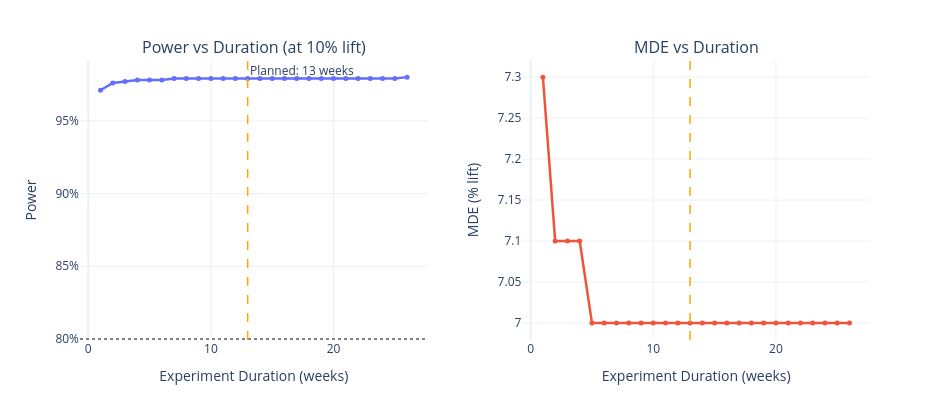

This figure's notebook cell:
### Markdown cell above
### 1.5. Duration: Is 13 Weeks Enough?

Longer experiments reduce within-client noise (weekly fluctuations average out). But, longer experiments also cost more in holdout opportunity cost — control clients miss the intervention for longer. Where's the sweet spot?

The variance model: Var(W-week volume) = W²·σ²_between + W·σ²_within. Between-client variance (some trade $500M, others $10M) scales with W², while within-client noise (same client trades $50M one week, $80M the next) scales with W. So duration mainly helps when within-client noise is large relative to between-client differences.

### Code cell
duration = duration_power_tradeoff(
    pre_activity, n_t_planned, n_c_planned, effect_pct=0.10
)

fig = make_subplots(
    rows=1,
    cols=2,
    subplot_titles=["Power vs Duration (at 10% lift)", "MDE vs Duration"],
    horizontal_spacing=0.12,
)

fig.add_trace(
    go.Scatter(
        x=duration["weeks"],
        y=duration["power_at_target_effect"],
        mode="lines+markers",
        name="Power",
        line=dict(color="#636EFA", width=2.5),
        marker=dict(size=5),
        hovertemplate="Week %{x}<br>Power: %{y:.1%}<extra></extra>",
    ),
    row=1,
    col=1,
)

fig.add_hline(y=0.80, line_dash="dot", line_color="gray", row=1, col=1)
fig.add_vline(
    x=13,
    line_dash="dash",
    line_color="orange",
    line_width=1.5,
    annotation_text="Planned: 13 weeks",
    row=1,
    col=1,
)

fig.add_trace(
    go.Scatter(
        x=duration["weeks"],
        y=duration["mde_pct"],
        mode="lines+markers",
        name="MDE (%)",
        line=dict(color="#EF553B", width=2.5),
        marker=dict(size=5),
        hovertemplate="Week %{x}<br>MDE: %{y:.1f}%<extra></extra>",
    ),
    row=1,
    col=2,
)

fig.add_vline(x=13, line_dash="dash", line_color="orange", line_width=1.5, row=1, col=2)

fig.update_yaxes(title_text="Power", tickformat=".0%", row=1, col=1)
fig.update_yaxes(title_text="MDE (% lift)", row=1, col=2)
fig.update_xaxes(title_text="Experiment Duration (weeks)", row=1, col=1)
fig.update_xaxes(title_text="Experiment Duration (weeks)", row=1, col=2)

fig.update_layout(
    template="plotly_white", width=950, height=420, showlegend=False, margin=dict(t=60)
)

fig.show()

week13 = duration[duration["weeks"] == 13].iloc[0]
print(
    f'At 13 weeks: Power = {week13["power_at_target_effect"]:.0%}, MDE = {week13["mde_pct"]}%'
)
print(f"→ 13 weeks is sufficient for a 10% lift. Proceeding with one-quarter duration.")

### Figure 1 — Plotly figure (JSON) as saved in the notebook; plotly's stock layout.template omitted (floating-point values rounded to 4 significant figures)
{"data": [{"hovertemplate": "Week %{x}<br>Power: %{y:.1%}<extra></extra>", "line": {"color": "#636EFA", "width": 2.5}, "marker": {"size": 5}, "mode": "lines+markers", "name": "Power", "type": "scatter", "x": [1, 2, 3, 4, 5, 6, 7, 8, 9, 10, 11, 12, 13, 14, 15, 16, 17, 18, 19, 20, 21, 22, 23, 24, 25, 26], "xaxis": "x", "y": [0.971, 0.976, 0.977, 0.978, 0.978, 0.978, 0.979, 0.979, 0.979, 0.979, 0.979, 0.979, 0.979, 0.979, 0.979, 0.979, 0.979, 0.979, 0.979, 0.979, 0.979, 0.979, 0.979, 0.979, 0.979, 0.98], "yaxis": "y"}, {"hovertemplate": "Week %{x}<br>MDE: %{y:.1f}%<extra></extra>", "line": {"color": "#EF553B", "width": 2.5}, "marker": {"size": 5}, "mode": "lines+markers", "name": "MDE (%)", "type": "scatter", "x": [1, 2, 3, 4, 5, 6, 7, 8, 9, 10, 11, 12, 13, 14, 15, 16, 17, 18, 19, 20, 21, 22, 23, 24, 25, 26], "xaxis": "x2", "y": [7.3, 7.1, 7.1, 7.1, 7.0, 7.0, 7.0, 7.0, 7.0, 7.0, 7.0, 7.0, 7.0, 7.0, 7.0, 7.0, 7.0, 7.0, 7.0, 7.0, 7.0, 7.0, 7.0, 7.0, 7.0, 7.0], "yaxis": "y2"}], "layout": {"annotations": [{"font": {"size": 16}, "showarrow": false, "text": "Power vs Duration (at 10% lift)", "x": 0.22, "xanchor": "center", "xref": "paper", "y": 1, "yanchor": "bottom", "yref": "paper"}, {"font": {"size": 16}, "showarrow": false, "text": "MDE vs Duration", "x": 0.78, "xanchor": "center", "xref": "paper", "y": 1, "yanchor": "bottom", "yref": "paper"}, {"showarrow": false, "text": "Planned: 13 weeks", "x": 13, "xanchor": "left", "xref": "x", "y": 1, "yanchor": "top", "yref": "y domain"}], "height": 420, "margin": {"t": 60}, "shapes": [{"line": {"color": "gray", "dash": "dot"}, "type": "line", "x0": 0, "x1": 1, "xref": "x domain", "y0": 0.8, "y1": 0.8, "yref": "y"}, {"line": {"color": "orange", "dash": "dash", "width": 1.5}, "type": "line", "x0": 13, "x1": 13, "xref": "x", "y0": 0, "y1": 1, "yref": "y domain"}, {"line": {"color": "orange", "dash": "dash", "width": 1.5}, "type": "line", "x0": 13, "x1": 13, "xref": "x2", "y0": 0, "y1": 1, "yref": "y2 domain"}], "showlegend": false, "width": 950, "xaxis": {"anchor": "y", "domain": [0, 0.44], "title": {"text": "Experiment Duration (weeks)"}}, "xaxis2": {"anchor": "y2", "domain": [0.56, 1], "title": {"text": "Experiment Duration (weeks)"}}, "yaxis": {"anchor": "x", "domain": [0, 1], "tickformat": ".0%", "title": {"text": "Power"}}, "yaxis2": {"anchor": "x2", "domain": [0, 1], "title": {"text": "MDE (% lift)"}}}}
